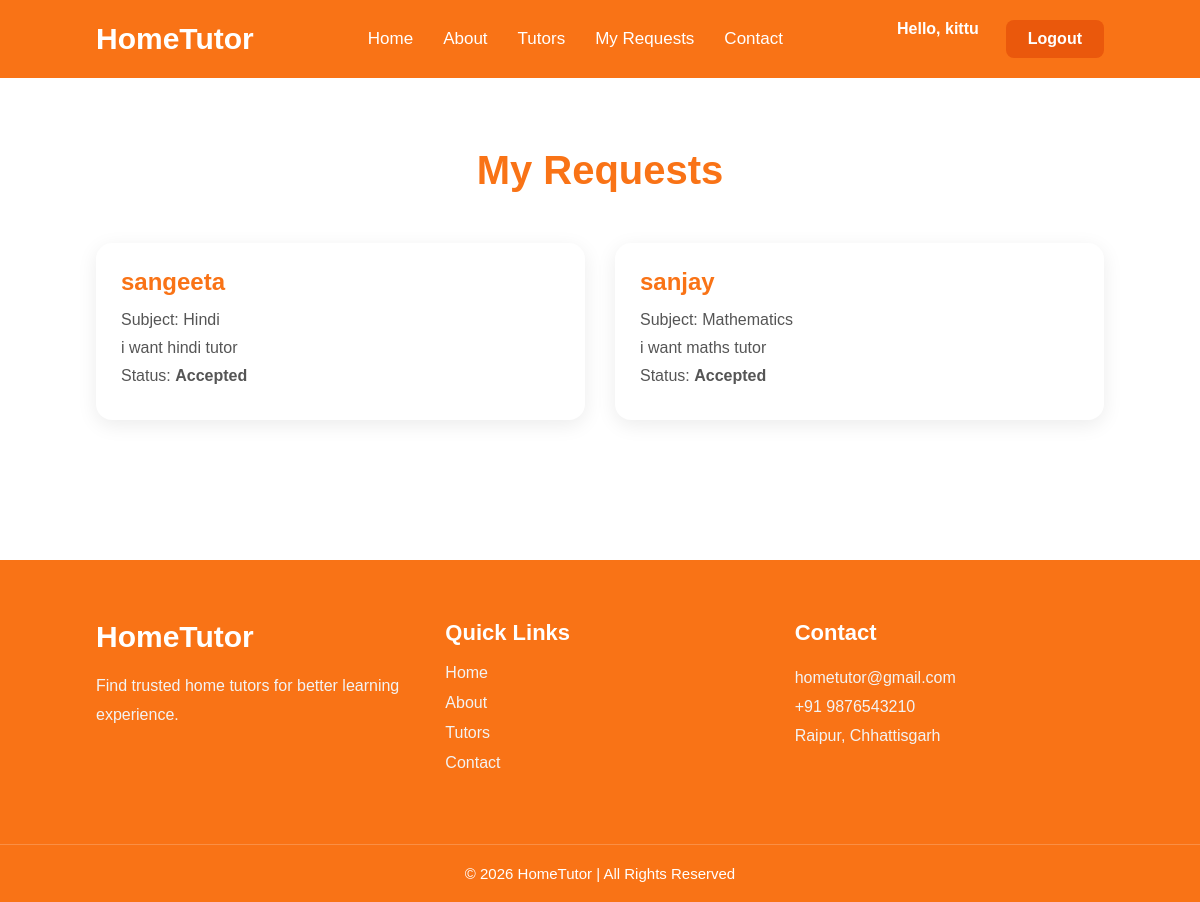
Screenshot of /student-requests/ (signed in) with the database file from the repository.
### requestsystem/models.py (models this page shows, shortened)
class TuitionRequest(models.Model):
    STATUS_CHOICES = (
        ('Pending', 'Pending'),
        ('Accepted', 'Accepted'),
        ('Rejected', 'Rejected'),
    )
    student = models.ForeignKey(
        User,
        on_delete=models.CASCADE
    )
    tutor = models.ForeignKey(
        Tutor,
        on_delete=models.CASCADE
    )
    message = models.TextField()
    status = models.CharField(
        max_length=20,
        choices=STATUS_CHOICES,
        default='Pending'
    )
    created_at = models.DateTimeField(
        auto_now_add=True
    )

### tutors/models.py (models this page shows, shortened)
class Tutor(models.Model):
    user = models.OneToOneField(
        User,
        on_delete=models.CASCADE
    )
    subject = models.CharField(
        max_length=100
    )
    qualification = models.CharField(
        max_length=200
    )
    experience = models.IntegerField()
    fees = models.IntegerField()
    availability = models.CharField(
        max_length=100
    )
    mode = models.CharField(
        max_length=50
    )
    city = models.CharField(
        max_length=100
    )
    area = models.CharField(
        max_length=100
    )
    image = models.ImageField(
        upload_to='tutors/'
    )

### requestsystem/views.py (the view)
@login_required
def student_requests(request):
    requests = TuitionRequest.objects.filter(
        student=request.user
    )
    return render(
        request,
        'student_requests.html',
        {'requests': requests}
    )

### templates/student_requests.html (shortened to what this page needs)
{% extends 'base.html' %}
{% block content %}
<section class="tutors-section">
    <h1>
        My Requests
    </h1>
    <div class="tutors-container">
        {% for req in requests %}
        <div class="tutor-card">
            <div class="tutor-content">
                <h2>
                    {{ req.tutor.user.username }}
                </h2>
                <p>
                    Subject:
                    {{ req.tutor.subject }}
                </p>
                <p>
                    {{ req.message }}
                </p>
                <p>
                    Status:
                    <strong>
                        {{ req.status }}
                    </strong>
                </p>
            </div>
        </div>
        {% endfor %}
    </div>
</section>
{% endblock %}

### templates/base.html (shortened to what this page needs)
{% load static %}
<!DOCTYPE html>
<html lang="en">
<head>
    <link rel="stylesheet"
          href="{% static 'css/style.css' %}">
</head>
<body>
<div class="navbar">
    <h1 class="logo">
        HomeTutor
    </h1>
    <div class="nav-links">
        <a href="{% url 'home' %}">
            Home
        </a>
        <a href="{% url 'about' %}">
            About
        </a>
        <a href="{% url 'tutors' %}">
            Tutors
        </a>
        {% if user.is_authenticated %}
            {% if user.profile.role == 'Student' %}
                <a href="{% url 'student_requests' %}">
                    My Requests
                </a>
            {% endif %}
        {% endif %}
        <a href="{% url 'contact' %}">
            Contact
        </a>
    </div>
    <div class="auth-buttons">
        {% if user.is_authenticated %}
            <span class="welcome-text">
                Hello, {{ user.username }}
            </span>
            <a href="{% url 'logout' %}"
               class="register-btn">
                Logout
            </a>
        {% endif %}
    </div>
</div>
{% block content %}
{% endblock %}
<footer class="footer">
    <div class="footer-container">
        <div class="footer-box">
            <h2>
                HomeTutor
            </h2>
            <p>
                Find trusted home tutors for better learning experience.
            </p>
        </div>
        <div class="footer-box">
            <h3>
                Quick Links
            </h3>
            <a href="{% url 'home' %}">
                Home
            </a>
            <a href="{% url 'about' %}">
                About
            </a>
            <a href="{% url 'tutors' %}">
                Tutors
            </a>
            <a href="{% url 'contact' %}">
                Contact
            </a>
        </div>
        <div class="footer-box">
            <h3>
                Contact
            </h3>
            <p>
                hometutor@gmail.com
            </p>
            <p>
                +91 9876543210
            </p>
            <p>
                Raipur, Chhattisgarh
            </p>
        </div>
    </div>
    <div class="footer-bottom">
        © 2026 HomeTutor | All Rights Reserved
    </div>
</footer>
</body>
</html>

### static/css/style.css (style rules this page uses)
* { margin:0; padding:0; box-sizing:border-box; font-family:Arial, Helvetica, sans-serif; }
body { background:#fff; }
.navbar { display:flex; justify-content:space-between; align-items:center; padding:20px 8%; background:#F97316; }
.logo { color:white; font-size:30px; font-weight:bold; }
.nav-links { display:flex; gap:30px; }
.nav-links a { text-decoration:none; color:white; font-size:17px; }
.auth-buttons { display:flex; gap:12px; }
.login-btn, .register-btn { text-decoration:none; padding:10px 22px; border-radius:8px; font-weight:bold; }
.register-btn { background:#EA580C; color:white; }
.footer { background:#F97316; margin-top:70px; color:white; }
.footer-container { display:grid; grid-template-columns:repeat(auto-fit,minmax(220px,1fr)); gap:40px; padding:60px 8%; }
.footer-box h2 { margin-bottom:18px; font-size:30px; }
.footer-box h3 { margin-bottom:18px; font-size:22px; }
.footer-box p { color:#f3f3f3; line-height:1.8; font-size:16px; }
.footer-box a { display:block; color:#f3f3f3; text-decoration:none; margin-bottom:12px; font-size:16px; transition:0.3s; }
.footer-bottom { text-align:center; padding:20px; border-top:1px solid rgba(255,255,255,0.2); font-size:15px; }
.tutors-section { padding:70px 8%; }
.tutors-section h1 { text-align:center; margin-bottom:50px; color:#F97316; font-size:40px; }
.tutors-container { display:grid; grid-template-columns:repeat(auto-fit,minmax(300px,1fr)); gap:30px; }
.tutor-card { background:white; border-radius:16px; overflow:hidden; box-shadow:0 5px 20px rgba(0,0,0,0.08); transition:0.3s; }
.tutor-content { padding:25px; }
.tutor-content h2 { color:#F97316; margin-bottom:15px; }
.tutor-content p { margin-bottom:10px; color:#555; }
.welcome-text { color:white; font-weight:bold; margin-right:15px; }

### rows the page displays
TuitionRequest: tutor.user.username "sangeeta", tutor.subject "Hindi", message "i want hindi tutor", status "Accepted"
TuitionRequest: tutor.user.username "sanjay", tutor.subject "Mathematics", message "i want maths tutor", status "Accepted"

### other values shown
{{ user.username }} "kittu"
